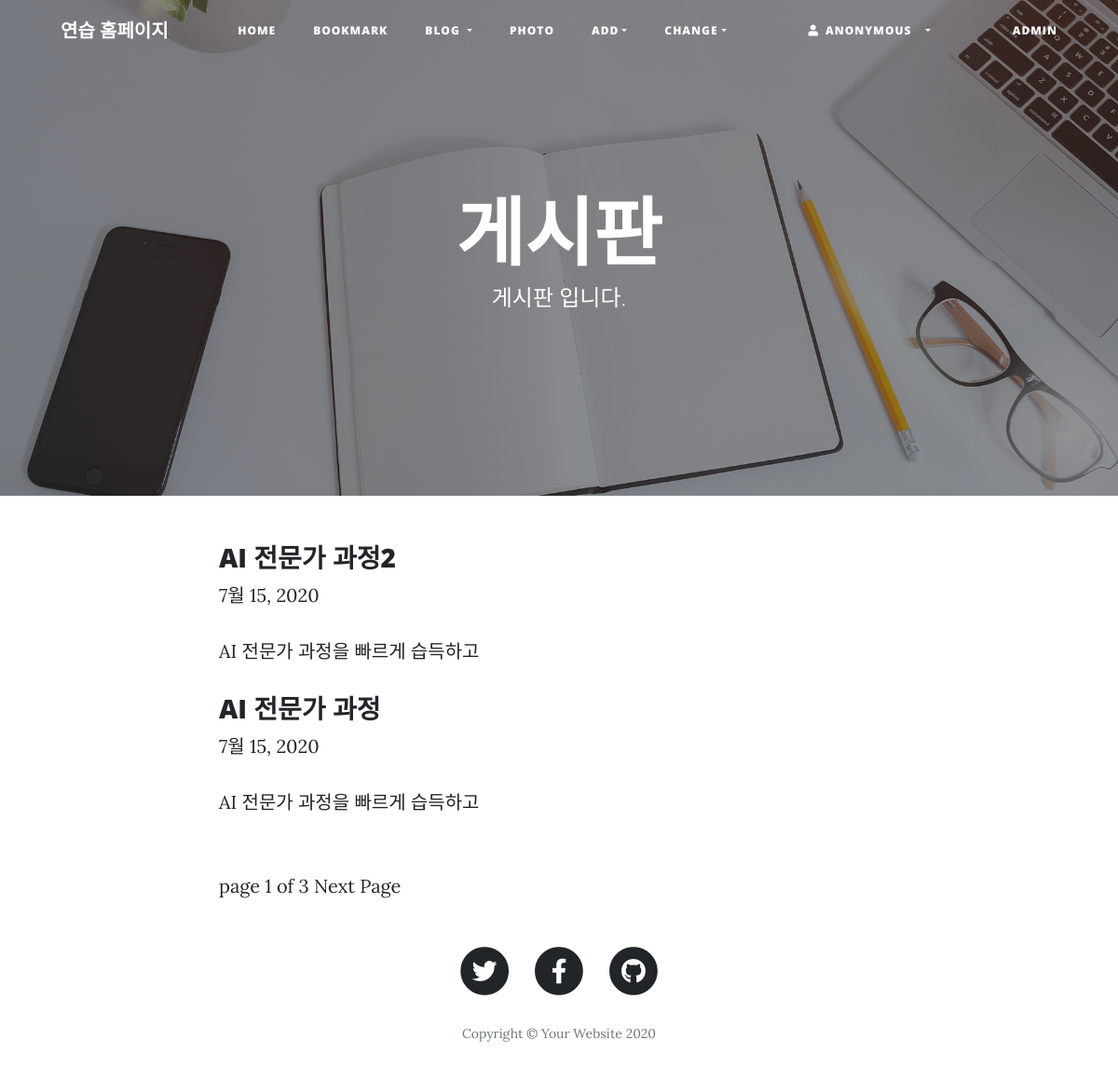
Before: /blog/ with the older database file.
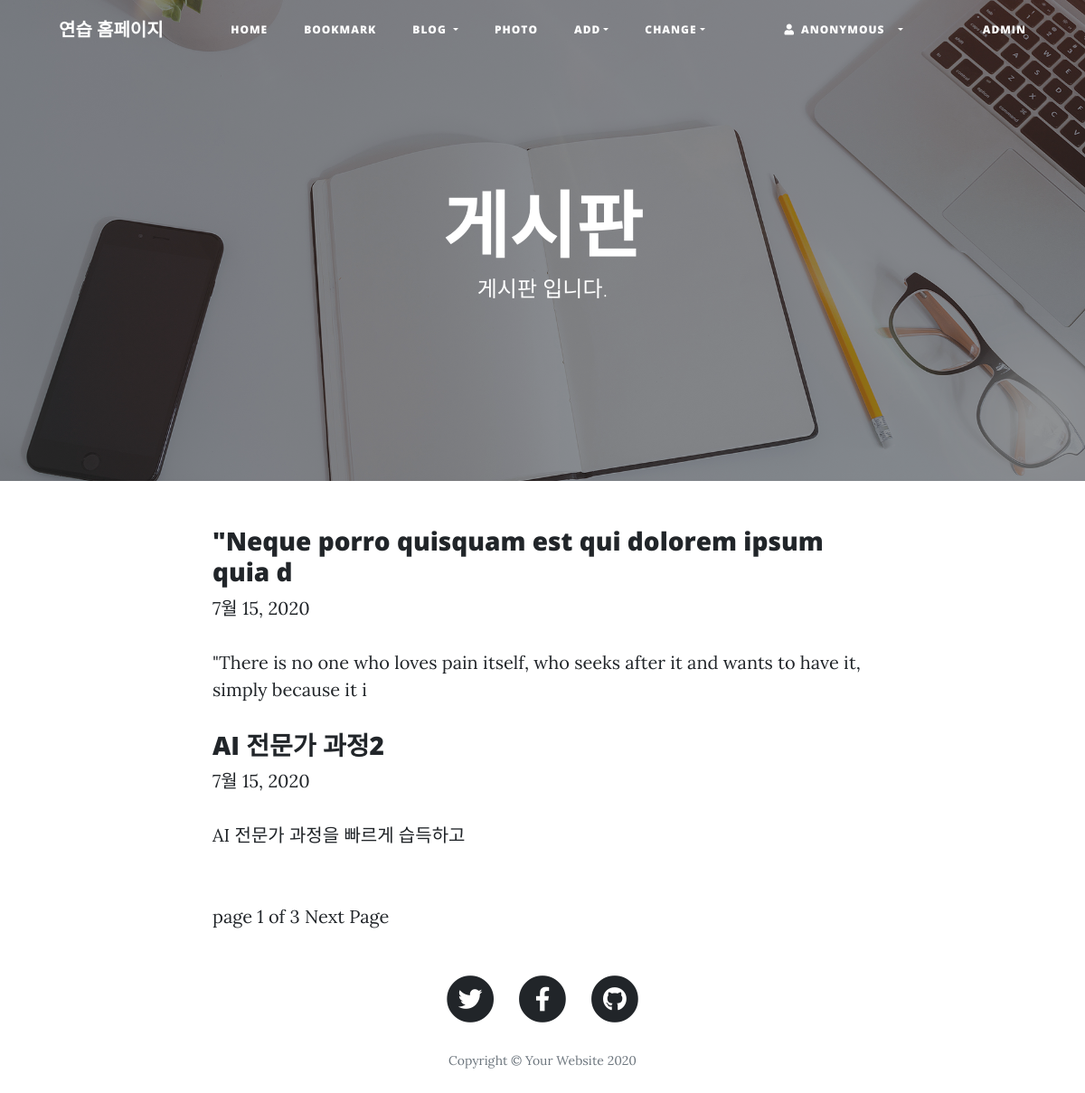
After: the same page with the newer database file.
### blog/models.py (models this page shows, shortened)
class Post(models.Model):
    title = models.CharField(verbose_name='TITLE', max_length=50)
    slug = models.SlugField('SLUG', unique=True, allow_unicode=True, help_text='one word for title for title alias.')
    description = models.CharField('DESCRIPTION', max_length=100, blank=True, help_text='simple description text.')
    content = models.TextField('CONTENT')
    create_dt = models.DateTimeField('CREATE DATE', auto_now_add=True)
    modify_dt = models.DateTimeField('MODIFY DATE', auto_now=True)
    tags = TaggableManager(blank=True)
    owner = models.ForeignKey(User, on_delete=models.CASCADE, verbose_name='OWNER', blank=True, null=True)
    class Meta:
        verbose_name = 'post'
        verbose_name_plural = 'posts'
        db_table = 'blog_posts'
        ordering = ('-modify_dt',)
    def get_absolute_url(self):
        return reverse('blog:post_detail', args=(self.slug,))

### blog/views.py (the view)
# urls.py: path('', views.PostLV.as_view(), name='index'),
class PostLV(ListView):
    model = Post
    template_name = 'blog/post_all.html'
    context_object_name = 'posts'
    paginate_by = 2

### blog/templates/blog/post_all.html (shortened to what this page needs)
{% extends 'base.html' %}
{% load static %}
{% block header %}
<header class="masthead" style="background-image: url({% static 'img/home-bg.jpg' %})">
    <div class="overlay"></div>
    <div class="container">
      <div class="row">
        <div class="col-lg-8 col-md-10 mx-auto">
          <div class="site-heading">
            <h1> 게시판 </h1>
            <span class="subheading"> 게시판 입니다.</span>
          </div>
        </div>
      </div>
    </div>
  </header>
{% endblock %}
{% block content %}
<div class="container">
    <div class="row">
      <div class="col-lg-8 col-md-10 mx-auto">
        {% for post in posts %}
            <h3><a href='{{ post.get_absolute_url }}'>{{ post.title }}</a></h3>
            {{ post.modify_dt|date:"N d, Y"}}
            <p>{{ post.description }}</p>
        {% endfor %}
        <br>
        <div>
            <span>
                page {{ page_obj.number }} of {{ page_obj.paginator.num_pages }}
                {% if page_obj.has_next %}
                    <a href="?page={{ page_obj.next_page_number }}">Next Page</a>
                {% endif %}
            </span>
        </div>
      </div>
    </div>
</div>
{% endblock %}

Changed rows visible on the page:
no longer on this page (row unchanged): Post: title "AI 전문가 과정", modify_dt "7월 15, 2020", description "AI 전문가 과정을 빠르게 습득하고"
added Post: title "\"Neque porro quisquam est qui dolorem ipsum quia d", modify_dt "7월 15, 2020", description "\"There is no one who loves pain itself, who seeks after it and wants to have it, simply because it i"
